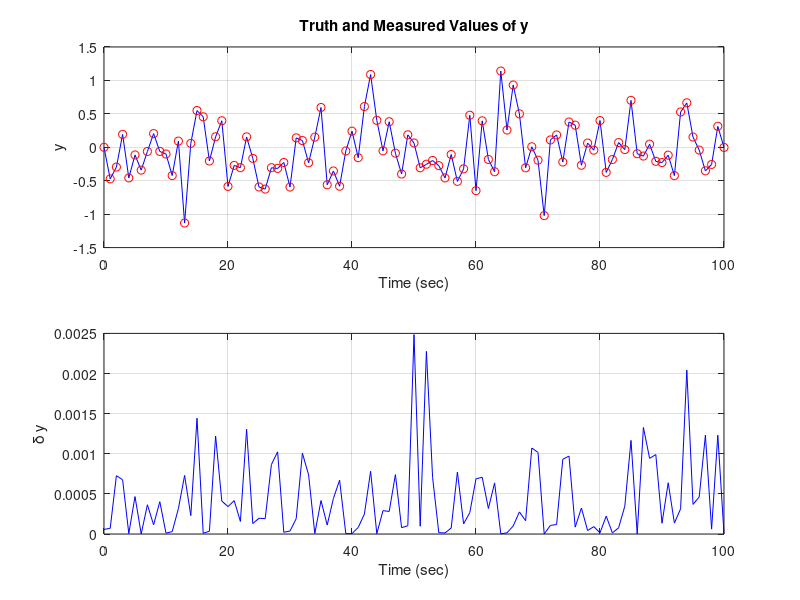
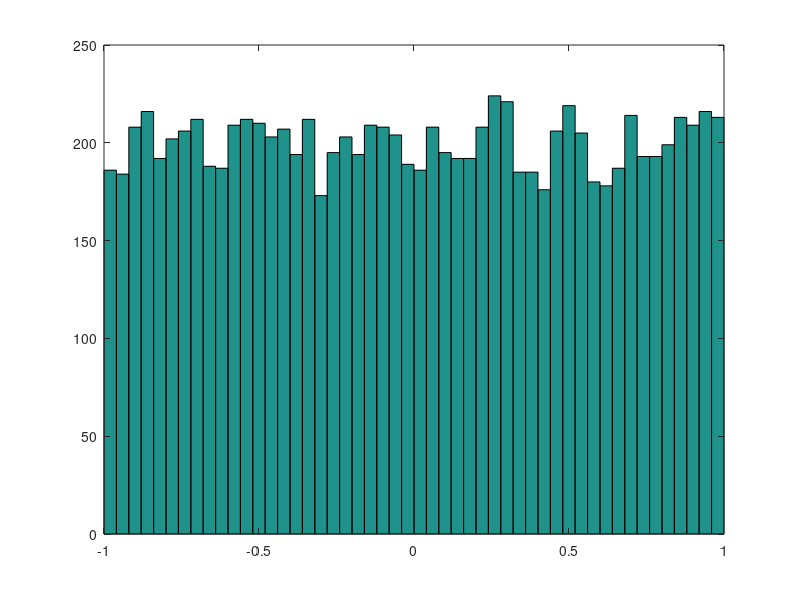

Here is the MATLAB script that generated these plots, in order: (Note: this script raises an error after producing the figures.)
%========================================================================%
%                          PF_demo.m.
%
%   This is an implementation of a particle filter on a modified
%   form of Example 15.1 in Simon.
%
%   Demoz Gebre-Egziabher
%   Last Modified 12/04/2019
%
%=========================================================================%

clear all;
close all;
clc;

%   Defien variables and place holders

drl = 101;                  %   Data record length
t = zeros(drl,1);           %   Time vector
x = zeros(drl,1);   
y = zeros(drl,1);           %   Measurement history (true)
ym = zeros(drl,1);          %   Measurement history (from sensors)
dt = 1;                     %   Time step
sigma_v = 0.02;            %   Standard deviation of noise v
sigma_w = 0.2;
a = 0.1;
b = 2;

%   Generate truth data

y(1) = b*x(1);
ym(1) = y(1) + (sigma_v*randn(1))^2;

for k = 2:drl
    
    t(k) = t(k-1) + dt;
    x(k) = a*x(k-1) + sigma_w*randn(1);
    y(k) = b*x(k);
    ym(k) = y(k) + (sigma_v*randn(1))^2;
    
end

figure(gcf)
subplot(211)
plot(t,y,'b-',t,ym,'ro');grid on;ylabel('y');xlabel('Time (sec)');
title('Truth and Measured Values of y')
subplot(212)
plot(t,ym-y,'b-');grid on;ylabel('\delta y');xlabel('Time (sec)');

    
%   Particle Filter (PF) Implementation

N = 10000;                               %   Number of particles
x_p =  zeros(N,drl);
x_pf = zeros(drl,1);
x_p(:,1) = 2*rand(N,1) - 1;
P_pf = zeros(drl,1);
x_pf(1) = mean(x_p(:,1));
P_pf(1) = (std(x_p(:,1)))^2;
figure
hist(x_p(:,1),50);       %   Plot histogram of initial sample of particles

wB = waitbar(0,'Particle Filter Simulations in Progress....');

for k = 2:drl
    
    waitbar(k/drl,wB);
    
    x_p(:,k) = a*x_p(:,k-1) + sigma_w*randn(1);
    y_pf = b*x_p(:,k);
    q_tilde = my_chisqr_pdf(sigma_v^2*(ym(k)*ones(N,1) - y_pf),1);
    q = q_tilde/(sum(q_tilde));             %   Normalized liklihoods
    
    for m = 1:N
        r = rand(1,1);
        s_q = 0;
        n = 0;
        while (s_q < r)
            n = n + 1;
            s_q = s_q + q(n);
        end
        x_p(m,k) = x_p(n,k);
    end
    P_pf(k) = var(x_p(:,k));
    x_pf(k) = mean(x_p(:,k));
end   

close(wB);

%   Plot Partilce Progression
%
% figure(gcf+1)
% subplot(131);hist(x_p(:,1),50);subplot(132);hist(x_p(:,5),50);subplot(133);hist(x_p(:,10),50);
figure
subplot(211)
plot(t,x,'b-',t,x_pf,'r--');grid on;
title('PF Performance');ylabel('x');xlabel('Time (sec)');legend('x','x_{PF}')
subplot(212)
plot(t,x_pf-x,'b-');hold on;grid on;
plot(t,sqrt(P_pf),'m-',t,-sqrt(P_pf),'m-');
ylabel('\delta x');xlabel('Time (sec)');

